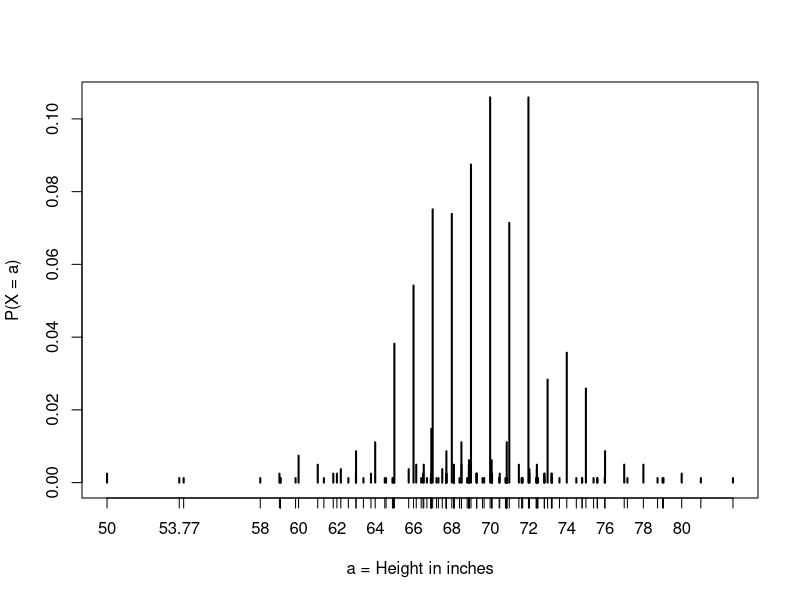
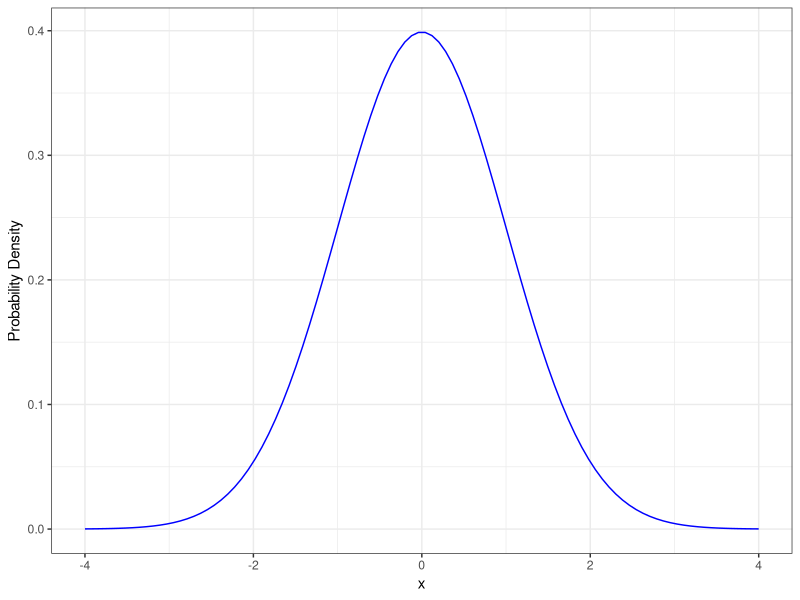
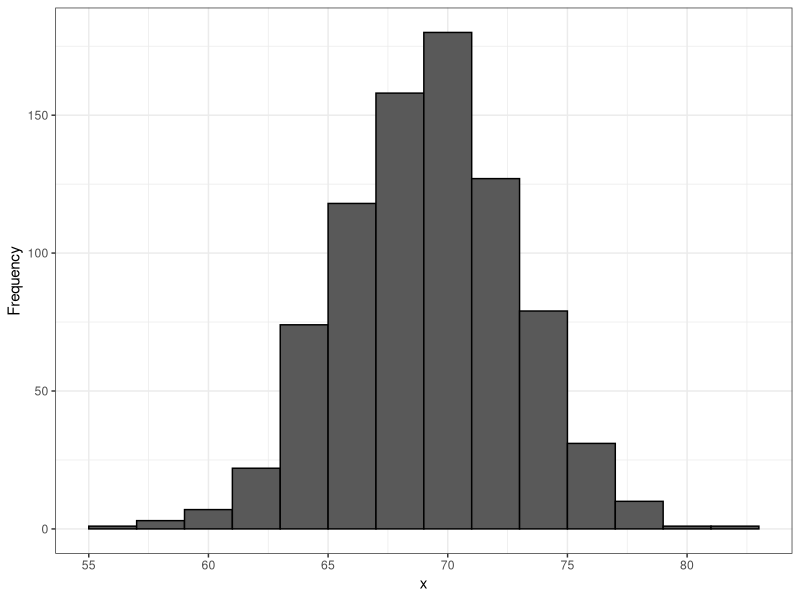
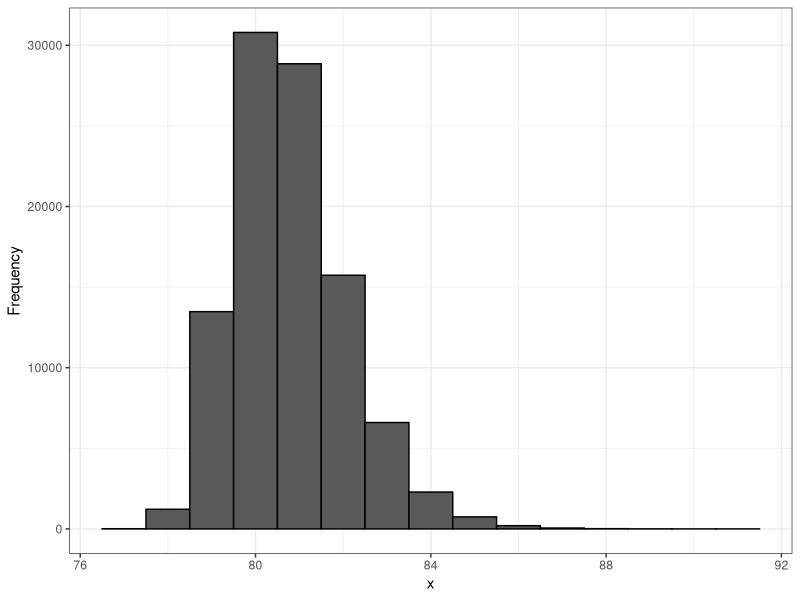
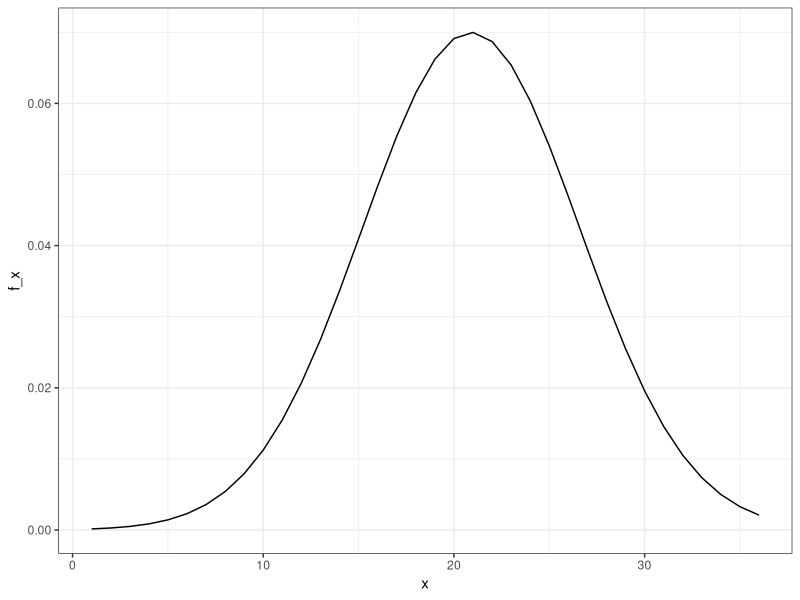
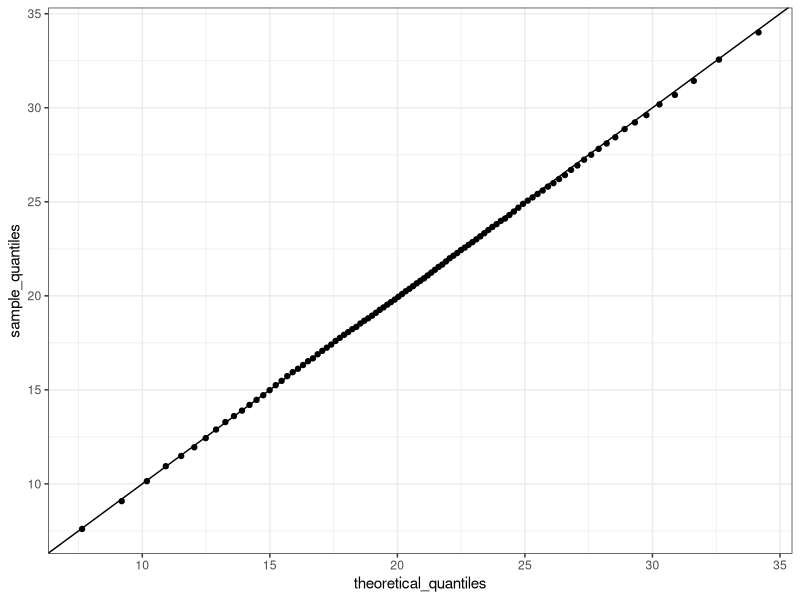

Source code (R) for these figures, in order:
library(tidyverse)
library(dslabs)

# Continuous Probability ====

# Operates on intervals than single values
# Empirical Cumulative Distribution Function eCDF

data("heights")
head(heights)

male_heights <- heights %>%  
  filter(sex == "Male") %>% 
  pull(height)

f <- function(a) mean(male_heights <= a) # eCDF

# If I pick one of the male students at random, what is the chance
# that he is taller than 70 inches?

1 - f(70.5)

# The cumulative distribution function defines a probability distribution
# for picking a height at random from our vector of male heights.

# Theoretical Distribution ====

# CDF for the normal distribution

pnorm(q = 70.5, 
      mean = mean(male_heights), 
      sd = sd(male_heights), 
      lower.tail = F)

plot(prop.table(table(male_heights)), 
     xlab = "a = Height in inches", 
     ylab = "P(X = a)")

limits <- list(a = c(68.5, 67.5), 
               b = c(69.5, 68.5), 
               c = c(70.5, 69.5))

Fun_Diff <- function(i) {
  mean(male_heights <= limits[[i]][1]) - mean(male_heights <= limits[[i]][2])
}

map_dbl(.x = 1:3, .f = Fun_Diff)

Fun_Diff_2 <- function(i) {
  pnorm(limits[[i]][1], mean = mean(male_heights), sd = sd(male_heights)) - 
  pnorm(limits[[i]][2], mean = mean(male_heights), sd = sd(male_heights))
}

map_dbl(.x = 1:3, .f = Fun_Diff_2)

# 
# Probability Density ====

# For continuous distributions, the probability of a single values is not defined.

pnorm(q = 76, # CDF
      mean = mean(male_heights), 
      sd = sd(male_heights), 
      lower.tail = T)


dnorm(x = 76, # PDF
      mean = mean(male_heights), 
      sd = sd(male_heights))

# Plotting de PDF, probability density function

x <- seq(-4, 4, length = 100)
data.frame(x, f = dnorm(x)) |> 
  ggplot(mapping = aes(x = x, 
                       y = f)) +
    geom_line(col = "blue") + 
    labs(y = "Probability Density") +
    theme_bw()

# Monte Carlo Simulation ====

# Monte Carlo simulation using normally distributed variables.
# Using rnorm() function.

avg <- mean(male_heights)
sd <- sd(male_heights)
n <- length(male_heights)

simulated_heights <- rnorm(n, avg, sd)

data.frame(x = simulated_heights) |> 
  ggplot(aes(x = x)) +
    geom_histogram(color = "black", 
                   binwidth = 2) +
    labs(y = "Frequency") + 
    theme_bw()

# How rare is that the tallest person is a seven footer?

tallest <- replicate(10^5, {
  simulated_data <- rnorm(n = 800, 
                          mean = avg, 
                          sd = sd)
  max(simulated_data)
})

data.frame(x = tallest) %>% 
  ggplot(aes(x = x)) + 
    geom_histogram(color = "black", 
                   binwidth = 1) + 
    labs(y = "Frequency") + 
    theme_bw()

mean(tallest >= 7*12)
# Continuous Probability Assessment ====

set.seed(16)
act_scores <- rnorm(n = 10^4, mean = 20.9, sd = 5.7)

# 1a
mean(act_scores)
# 1b
sd(act_scores)
# 1c
ceiling((10^4)*pnorm(q = 36, 
                     mean = 20.9, sd = 5.7, 
                     lower.tail = FALSE))

act_scores_sort <- sort(act_scores)
head(act_scores_sort, 100)
# 1d
pnorm(q = 30, mean = 20.84012, sd = 5.675237, lower.tail = FALSE)
# 1e
pnorm(q = 10, mean = 20.84012, sd = 5.675237, lower.tail = TRUE)
# 2
x <- seq(1, 36)
f_x <- dnorm(x, x = 20.9, sd = 5.7)

data.frame(x, f_x) %>% 
  ggplot(aes(x = x, 
             y = f_x)) + 
    geom_line() + 
    theme_bw()
# 3a
act_scores_stand <- scale(act_scores)
pnorm(q = 2, mean = 0, sd = 1, lower.tail = F)
# 3b
2*5.675237 + 20.84012
# 3c
qnorm(p = 0.975, mean = mean(act_scores), sd = sd(act_scores))
# 4a
x <- seq(1, 36)
CDF <- function(a) mean(act_scores <= a)
results <- sapply(x, CDF)
names(results) <- x
which(results >= 0.95)[1]
# 4b
qnorm(p = 0.95, mean = 20.9, sd = 5.7)
# 4c
p <- seq(0.01, 0.99, 0.01)
sample_quantiles <- quantile(x = act_scores, p)
# 4d
theoretical_quantiles <- qnorm(p, mean = 20.9, sd = 5.7)

ggplot(data = NULL, 
       mapping = aes(x = theoretical_quantiles, 
                     y = sample_quantiles)) + 
  geom_point() +
  geom_abline() + 
  theme_bw()
